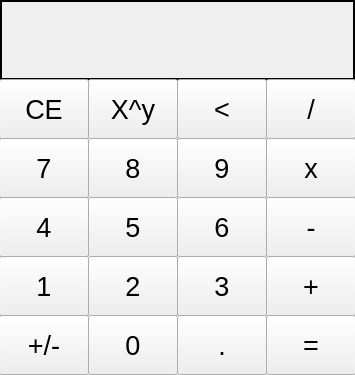
<?xml version="1.0" encoding="UTF-8"?>
<ui version="4.0">
 <class>MainWindow</class>
 <widget class="QMainWindow" name="MainWindow">
  <property name="geometry">
   <rect>
    <x>0</x>
    <y>0</y>
    <width>355</width>
    <height>375</height>
   </rect>
  </property>
  <property name="minimumSize">
   <size>
    <width>355</width>
    <height>375</height>
   </size>
  </property>
  <property name="maximumSize">
   <size>
    <width>355</width>
    <height>375</height>
   </size>
  </property>
  <property name="font">
   <font>
    <pointsize>20</pointsize>
   </font>
  </property>
  <property name="windowTitle">
   <string>MainWindow</string>
  </property>
  <widget class="QWidget" name="centralwidget">
   <widget class="QLabel" name="disp_scrn">
    <property name="geometry">
     <rect>
      <x>0</x>
      <y>0</y>
      <width>355</width>
      <height>80</height>
     </rect>
    </property>
    <property name="font">
     <font>
      <family>Lucida Bright</family>
      <pointsize>18</pointsize>
     </font>
    </property>
    <property name="layoutDirection">
     <enum>Qt::LeftToRight</enum>
    </property>
    <property name="frameShape">
     <enum>QFrame::Box</enum>
    </property>
    <property name="lineWidth">
     <number>2</number>
    </property>
    <property name="text">
     <string/>
    </property>
    <property name="scaledContents">
     <bool>false</bool>
    </property>
    <property name="alignment">
     <set>Qt::AlignBottom|Qt::AlignRight|Qt::AlignTrailing</set>
    </property>
    <property name="textInteractionFlags">
     <set>Qt::NoTextInteraction</set>
    </property>
   </widget>
   <widget class="QPushButton" name="clear">
    <property name="geometry">
     <rect>
      <x>-1</x>
      <y>79</y>
      <width>90</width>
      <height>60</height>
     </rect>
    </property>
    <property name="text">
     <string>CE</string>
    </property>
    <property name="shortcut">
     <string>C</string>
    </property>
   </widget>
   <widget class="QPushButton" name="pow">
    <property name="geometry">
     <rect>
      <x>88</x>
      <y>79</y>
      <width>90</width>
      <height>60</height>
     </rect>
    </property>
    <property name="text">
     <string>X^y</string>
    </property>
    <property name="shortcut">
     <string>^</string>
    </property>
   </widget>
   <widget class="QPushButton" name="back">
    <property name="geometry">
     <rect>
      <x>177</x>
      <y>79</y>
      <width>90</width>
      <height>60</height>
     </rect>
    </property>
    <property name="text">
     <string>&lt;</string>
    </property>
    <property name="shortcut">
     <string>Backspace</string>
    </property>
   </widget>
   <widget class="QPushButton" name="div">
    <property name="geometry">
     <rect>
      <x>266</x>
      <y>79</y>
      <width>90</width>
      <height>60</height>
     </rect>
    </property>
    <property name="text">
     <string>/</string>
    </property>
    <property name="shortcut">
     <string>/</string>
    </property>
   </widget>
   <widget class="QPushButton" name="seven">
    <property name="geometry">
     <rect>
      <x>-1</x>
      <y>138</y>
      <width>90</width>
      <height>60</height>
     </rect>
    </property>
    <property name="text">
     <string>7</string>
    </property>
    <property name="shortcut">
     <string>7</string>
    </property>
   </widget>
   <widget class="QPushButton" name="eight">
    <property name="geometry">
     <rect>
      <x>88</x>
      <y>138</y>
      <width>90</width>
      <height>60</height>
     </rect>
    </property>
    <property name="text">
     <string>8</string>
    </property>
    <property name="shortcut">
     <string>8</string>
    </property>
   </widget>
   <widget class="QPushButton" name="mult">
    <property name="geometry">
     <rect>
      <x>266</x>
      <y>138</y>
      <width>90</width>
      <height>60</height>
     </rect>
    </property>
    <property name="text">
     <string>x</string>
    </property>
    <property name="shortcut">
     <string>*</string>
    </property>
   </widget>
   <widget class="QPushButton" name="nine">
    <property name="geometry">
     <rect>
      <x>177</x>
      <y>138</y>
      <width>90</width>
      <height>60</height>
     </rect>
    </property>
    <property name="text">
     <string>9</string>
    </property>
    <property name="shortcut">
     <string>9</string>
    </property>
   </widget>
   <widget class="QPushButton" name="four">
    <property name="geometry">
     <rect>
      <x>-1</x>
      <y>197</y>
      <width>90</width>
      <height>60</height>
     </rect>
    </property>
    <property name="text">
     <string>4</string>
    </property>
    <property name="shortcut">
     <string>4</string>
    </property>
   </widget>
   <widget class="QPushButton" name="five">
    <property name="geometry">
     <rect>
      <x>88</x>
      <y>197</y>
      <width>90</width>
      <height>60</height>
     </rect>
    </property>
    <property name="text">
     <string>5</string>
    </property>
    <property name="shortcut">
     <string>5</string>
    </property>
   </widget>
   <widget class="QPushButton" name="six">
    <property name="geometry">
     <rect>
      <x>177</x>
      <y>197</y>
      <width>90</width>
      <height>60</height>
     </rect>
    </property>
    <property name="text">
     <string>6</string>
    </property>
   </widget>
   <widget class="QPushButton" name="sub">
    <property name="geometry">
     <rect>
      <x>266</x>
      <y>197</y>
      <width>90</width>
      <height>60</height>
     </rect>
    </property>
    <property name="text">
     <string>-</string>
    </property>
    <property name="shortcut">
     <string>-</string>
    </property>
   </widget>
   <widget class="QPushButton" name="one">
    <property name="geometry">
     <rect>
      <x>-1</x>
      <y>256</y>
      <width>90</width>
      <height>60</height>
     </rect>
    </property>
    <property name="text">
     <string>1</string>
    </property>
    <property name="shortcut">
     <string>1</string>
    </property>
   </widget>
   <widget class="QPushButton" name="two">
    <property name="geometry">
     <rect>
      <x>88</x>
      <y>256</y>
      <width>90</width>
      <height>60</height>
     </rect>
    </property>
    <property name="text">
     <string>2</string>
    </property>
    <property name="shortcut">
     <string>2</string>
    </property>
   </widget>
   <widget class="QPushButton" name="three">
    <property name="geometry">
     <rect>
      <x>177</x>
      <y>256</y>
      <width>90</width>
      <height>60</height>
     </rect>
    </property>
    <property name="text">
     <string>3</string>
    </property>
    <property name="shortcut">
     <string>3</string>
    </property>
   </widget>
   <widget class="QPushButton" name="add">
    <property name="geometry">
     <rect>
      <x>266</x>
      <y>256</y>
      <width>90</width>
      <height>60</height>
     </rect>
    </property>
    <property name="text">
     <string>+</string>
    </property>
    <property name="shortcut">
     <string>+</string>
    </property>
   </widget>
   <widget class="QPushButton" name="neg">
    <property name="geometry">
     <rect>
      <x>-1</x>
      <y>315</y>
      <width>90</width>
      <height>60</height>
     </rect>
    </property>
    <property name="text">
     <string>+/-</string>
    </property>
    <property name="shortcut">
     <string>N</string>
    </property>
   </widget>
   <widget class="QPushButton" name="zero">
    <property name="geometry">
     <rect>
      <x>88</x>
      <y>315</y>
      <width>90</width>
      <height>60</height>
     </rect>
    </property>
    <property name="text">
     <string>0</string>
    </property>
    <property name="shortcut">
     <string>0</string>
    </property>
   </widget>
   <widget class="QPushButton" name="dot">
    <property name="geometry">
     <rect>
      <x>177</x>
      <y>315</y>
      <width>90</width>
      <height>60</height>
     </rect>
    </property>
    <property name="text">
     <string>.</string>
    </property>
    <property name="shortcut">
     <string>.</string>
    </property>
   </widget>
   <widget class="QPushButton" name="equal">
    <property name="geometry">
     <rect>
      <x>266</x>
      <y>315</y>
      <width>90</width>
      <height>60</height>
     </rect>
    </property>
    <property name="text">
     <string>=</string>
    </property>
    <property name="shortcut">
     <string>Return</string>
    </property>
   </widget>
  </widget>
 </widget>
 <resources/>
 <connections/>
</ui>
